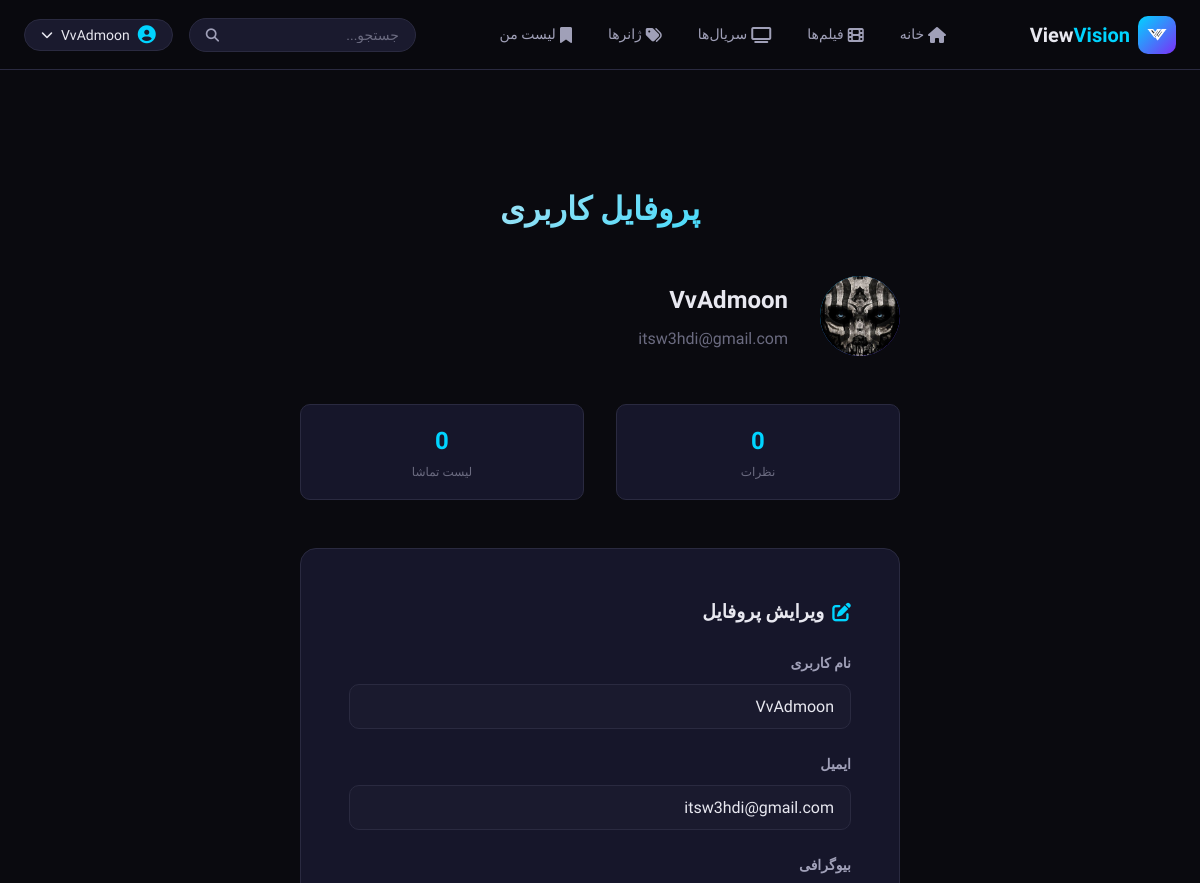
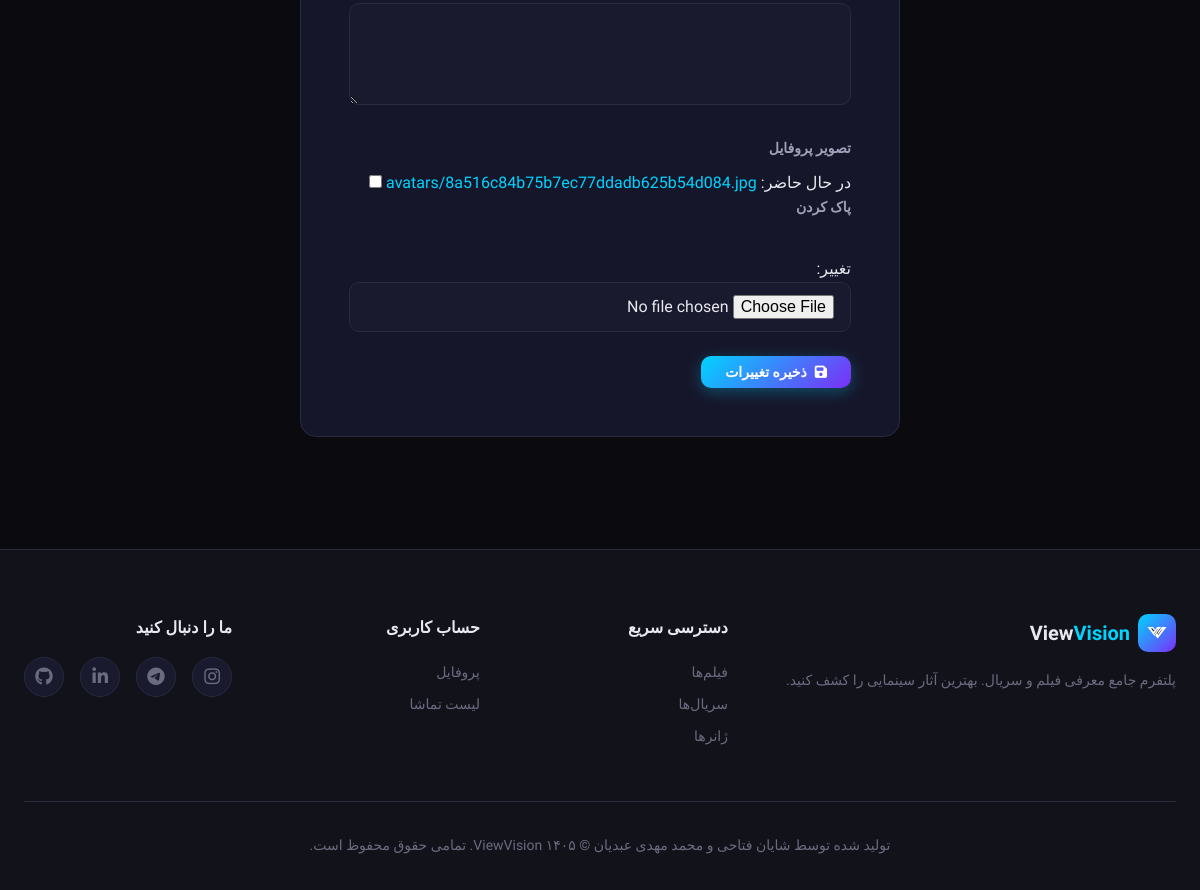
The page /accounts/profile/ (signed in) on the database its author committed (2 pictures, top to bottom).
### accounts/models.py (models this page shows, shortened)
class CustomUser(AbstractUser):
    bio = models.TextField(max_length=500, blank=True, help_text='درباره خودتان بنویسید')
    avatar = models.ImageField(upload_to='avatars/', blank=True, null=True)
    created_at = models.DateTimeField(auto_now_add=True)
    class Meta:
        ordering = ['-created_at']

### accounts/views.py (the view)
# urls.py: path('profile/', views.profile, name='profile'),
@login_required
def profile(request):
    if request.method == 'POST':
        form = ProfileUpdateForm(request.POST, request.FILES, instance=request.user)
        if form.is_valid():
            form.save()
            messages.success(request, 'پروفایل شما با موفقیت به‌روزرسانی شد.')
            return redirect('accounts:profile')
    else:
        form = ProfileUpdateForm(instance=request.user)
    return render(request, 'accounts/profile.html', {'form': form})

### accounts/forms.py (shortened to what this page needs)
class ProfileUpdateForm(forms.ModelForm):
    class Meta:
        model = CustomUser
        fields = ['username', 'email', 'bio', 'avatar']
        labels = {
            'username': 'نام کاربری',
            'email': 'ایمیل',
            'bio': 'بیوگرافی',
            'avatar': 'تصویر پروفایل',
        }
        widgets = {
            'bio': forms.Textarea(attrs={'rows': 4}),
        }
    def __init__(self, *args, **kwargs):
        super().__init__(*args, **kwargs)
        for field in self.fields.values():
            field.widget.attrs['class'] = 'form-control'

### viewvision/context_processors.py (called while the page is built)
def social_links(request):
    links = {
        'instagram': '#',
        'telegram': '#',
        'linkedin': '#',
        'github': '#',
    }
    links_file = Path(__file__).resolve().parent.parent / 'links.txt'
    try:
        with open(links_file, 'r', encoding='utf-8') as f:
            for line in f:
                line = line.strip()
                if '=' in line and not line.startswith('#'):
                    key, value = line.split('=', 1)
                    key = key.strip().lower()
                    value = value.strip()
                    if key in links and value:
                        links[key] = value
    except FileNotFoundError:
        pass
    return {'social_links': links}

### templates/accounts/profile.html (shortened to what this page needs)
{% extends 'base.html' %}
{% block content %}
<div class="container">
    <div class="profile-container">
        <div class="page-header">
            <h1>پروفایل کاربری</h1>
        </div>
        <div class="profile-header">
            <div class="profile-avatar">
                {% if user.avatar %}
                <img src="{{ user.avatar.url }}" alt="{{ user.username }}" style="width:100%;height:100%;object-fit:cover;border-radius:50%;">
                {% else %}
                {{ user.username|first|upper }}
                {% endif %}
            </div>
            <div>
                <h2 style="margin-bottom: 4px;">{{ user.username }}</h2>
                <p class="text-muted">{{ user.email }}</p>
            </div>
        </div>
        <div class="profile-stats">
            <div class="profile-stat">
                <div class="profile-stat-number">{{ user.reviews.count }}</div>
                <div class="profile-stat-label">نظرات</div>
            </div>
            <div class="profile-stat">
                <div class="profile-stat-number">{{ user.watchlist_items.count }}</div>
                <div class="profile-stat-label">لیست تماشا</div>
            </div>
        </div>
        <div class="form-card">
            <h3 style="margin-bottom: var(--space-lg); display: flex; align-items: center; gap: var(--space-sm);">
                <i class="fas fa-edit" style="color: var(--accent);"></i> ویرایش پروفایل
            </h3>
            <form method="POST" enctype="multipart/form-data">
                {% for field in form %}
                <div class="form-group">
                    <label for="{{ field.id_for_label }}">{{ field.label }}</label>
                    {{ field }}
                </div>
                {% endfor %}
                <button type="submit" class="btn btn-primary">
                    <i class="fas fa-save"></i> ذخیره تغییرات
                </button>
            </form>
        </div>
    </div>
</div>
{% endblock %}

### templates/base.html (shortened to what this page needs)
{% load static %}
<!DOCTYPE html>
<html lang="fa" dir="rtl">
<head>
    <link rel="stylesheet" href="{% static 'css/style.css' %}">
    <link rel="stylesheet" href="https://cdnjs.cloudflare.com/ajax/libs/font-awesome/6.5.1/css/all.min.css">
</head>
<body>
    <nav class="navbar">
        <div class="container nav-container">
            <a href="{% url 'home' %}" class="logo">
                <span class="logo-icon"><img src="{% static 'images/logo.png' %}" alt="ViewVision"></span>
                <span class="logo-text">View<span class="accent">Vision</span></span>
            </a>
            <div class="nav-links">
                <a href="{% url 'home' %}" class="nav-link {% if request.resolver_match.url_name == 'home' %}active{% endif %}">
                    <i class="fas fa-home"></i> خانه
                </a>
                <a href="{% url 'movies:movie_list' %}" class="nav-link {% if 'movie' in request.resolver_match.url_name %}active{% endif %}">
                    <i class="fas fa-film"></i> فیلم‌ها
                </a>
                <a href="{% url 'series:series_list' %}" class="nav-link {% if 'series' in request.resolver_match.url_name %}active{% endif %}">
                    <i class="fas fa-tv"></i> سریال‌ها
                </a>
                <a href="{% url 'genre_list' %}" class="nav-link {% if request.resolver_match.url_name == 'genre_list' %}active{% endif %}">
                    <i class="fas fa-tags"></i> ژانرها
                </a>
                {% if user.is_authenticated %}
                <a href="{% url 'watchlist' %}" class="nav-link {% if request.resolver_match.url_name == 'watchlist' %}active{% endif %}">
                    <i class="fas fa-bookmark"></i> لیست من
                </a>
                {% endif %}
            </div>
            <div class="nav-actions">
                <form action="{% url 'search' %}" method="GET" class="search-form">
                    <input type="text" name="q" placeholder="جستجو..." class="search-input" value="{{ query|default:'' }}">
                    <button type="submit" class="search-btn"><i class="fas fa-search"></i></button>
                </form>
                {% if user.is_authenticated %}
                <div class="user-menu">
                    <button class="user-menu-btn" onclick="toggleUserMenu()">
                        <i class="fas fa-user-circle"></i>
                        <span>{{ user.username }}</span>
                        <i class="fas fa-chevron-down"></i>
                    </button>
                </div>
                {% else %}
                <a href="{% url 'accounts:login' %}" class="btn btn-outline btn-sm">ورود</a>
                <a href="{% url 'accounts:register' %}" class="btn btn-primary btn-sm">ثبت‌نام</a>
                {% endif %}
            </div>
        </div>
    </nav>
    <main class="main-content">
        {% block content %}{% endblock %}
    </main>
    <footer class="footer">
        <div class="container">
            <div class="footer-grid">
                <div class="footer-brand">
                    <a href="{% url 'home' %}" class="logo">
                        <span class="logo-icon"><img src="{% static 'images/logo.png' %}" alt="ViewVision"></span>
                        <span class="logo-text">View<span class="accent">Vision</span></span>
                    </a>
                    <p>پلتفرم جامع معرفی فیلم و سریال. بهترین آثار سینمایی را کشف کنید.</p>
                </div>
                <div class="footer-links">
                    <h4>دسترسی سریع</h4>
                    <a href="{% url 'movies:movie_list' %}">فیلم‌ها</a>
                    <a href="{% url 'series:series_list' %}">سریال‌ها</a>
                    <a href="{% url 'genre_list' %}">ژانرها</a>
                </div>
                <div class="footer-links">
                    <h4>حساب کاربری</h4>
                    {% if user.is_authenticated %}
                    <a href="{% url 'accounts:profile' %}">پروفایل</a>
                    <a href="{% url 'watchlist' %}">لیست تماشا</a>
                    {% else %}
                    <a href="{% url 'accounts:login' %}">ورود</a>
                    <a href="{% url 'accounts:register' %}">ثبت‌نام</a>
                    {% endif %}
                </div>
                <div class="footer-social">
                    <h4>ما را دنبال کنید</h4>
                    <div class="social-icons">
                        <a href="{{ social_links.instagram }}" target="_blank" rel="noopener noreferrer"><i class="fab fa-instagram"></i></a>
                        <a href="{{ social_links.telegram }}" target="_blank" rel="noopener noreferrer"><i class="fab fa-telegram"></i></a>
                        <a href="{{ social_links.linkedin }}" target="_blank" rel="noopener noreferrer"><i class="fab fa-linkedin-in"></i></a>
                        <a href="{{ social_links.github }}" target="_blank" rel="noopener noreferrer"><i class="fab fa-github"></i></a>
                    </div>
                </div>
            </div>
            <div class="footer-bottom">
                <p>تولید شده توسط شایان فتاحی و محمد مهدی عبدیان &copy; ۱۴۰۵ ViewVision. تمامی حقوق محفوظ است.</p>
            </div>
        </div>
    </footer>
</body>
</html>

### rows shown on the page
CustomUser: username "VvAdmoon", avatar (picture), email "itsw3hdi@gmail.com", reviews.count "0", watchlist_items.count "0", form "VvAdmoon" "itsw3hdi@gmail.com"

### other values the page prints
{{ field.label }} "نام کاربری" "ایمیل" "بیوگرافی" "تصویر پروفایل"
